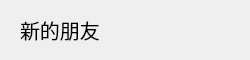
<?xml version="1.0" encoding="UTF-8"?>
<ui version="4.0">
 <class>GroupTipItem</class>
 <widget class="QWidget" name="GroupTipItem">
  <property name="geometry">
   <rect>
    <x>0</x>
    <y>0</y>
    <width>250</width>
    <height>60</height>
   </rect>
  </property>
  <property name="minimumSize">
   <size>
    <width>250</width>
    <height>60</height>
   </size>
  </property>
  <property name="maximumSize">
   <size>
    <width>250</width>
    <height>60</height>
   </size>
  </property>
  <property name="windowTitle">
   <string>Form</string>
  </property>
  <property name="layoutDirection">
   <enum>Qt::LeftToRight</enum>
  </property>
  <layout class="QVBoxLayout" name="verticalLayout">
   <property name="spacing">
    <number>0</number>
   </property>
   <property name="leftMargin">
    <number>20</number>
   </property>
   <property name="topMargin">
    <number>0</number>
   </property>
   <property name="rightMargin">
    <number>0</number>
   </property>
   <property name="bottomMargin">
    <number>0</number>
   </property>
   <item>
    <widget class="QLabel" name="label">
     <property name="font">
      <font>
       <family>宋体</family>
       <pointsize>15</pointsize>
      </font>
     </property>
     <property name="text">
      <string>新的朋友</string>
     </property>
     <property name="alignment">
      <set>Qt::AlignLeading|Qt::AlignLeft|Qt::AlignVCenter</set>
     </property>
    </widget>
   </item>
  </layout>
 </widget>
 <resources/>
 <connections/>
</ui>
